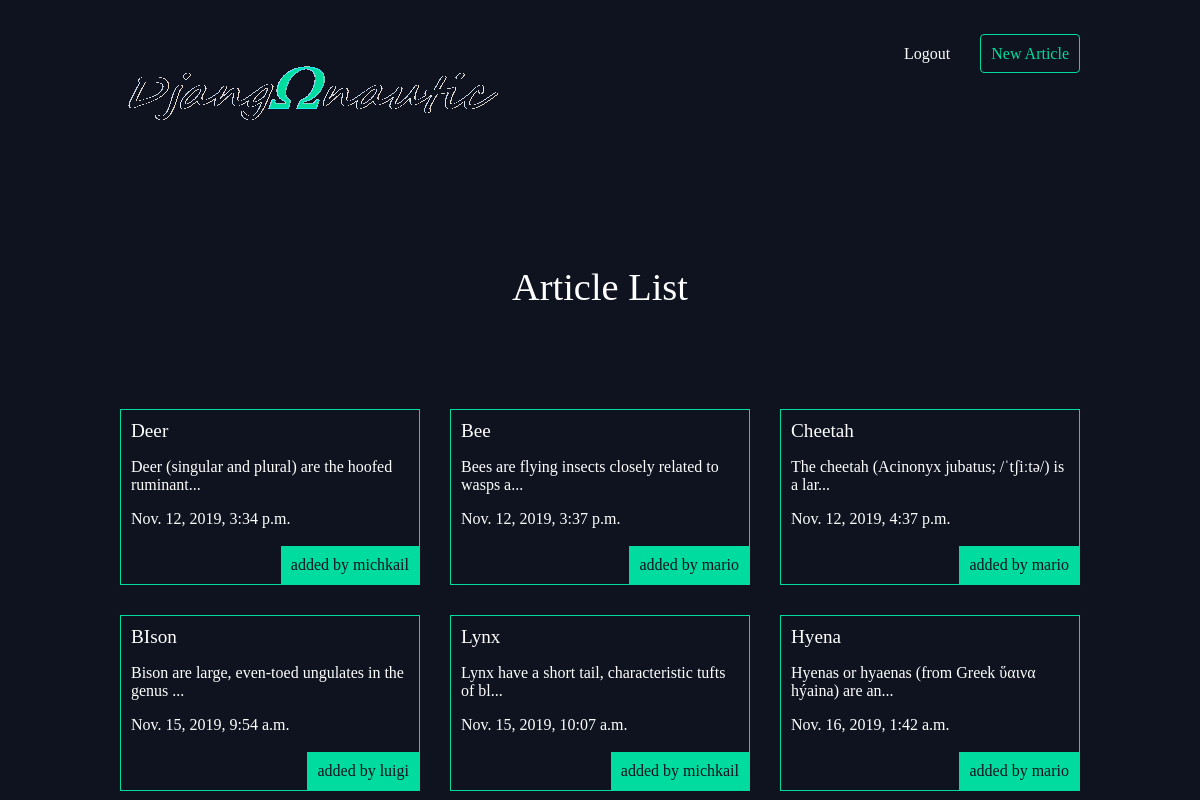
/articles/ (signed in), run on the app's committed database.
### articles/models.py (models this page shows, shortened)
class Article(models.Model):
    title = models.CharField(max_length=100)
    slug = models.SlugField()
    body = models.TextField()
    date = models.DateTimeField(auto_now_add=True)
    thumb = models.ImageField(default='default.png', blank=True)
    author = models.ForeignKey(User, default=None, on_delete=models.CASCADE)
    def snippet(self):
        return self.body[:50] + '...'

### articles/views.py (the view)
def article_list(request):
    articles = Article.objects.all().order_by('date');
    return render(request, 'articles/article_list.html', { 'articles': articles })

### articles/templates/articles/article_list.html
{% extends 'base_layout.html' %}
{% block content %}
  <h1>Article List</h1>
  <div class="articles">
    {% for article in articles %}
      <div class="article">
        <h2><a href="{% url 'articles:detail' slug=article.slug %}">{{ article.title }}</a></h2>
        <p>{{ article.snippet }}</p>
        <p>{{ article.date }}</p>
        <p class="author">added by {{ article.author.username }}</p>
      </div>
    {% endfor %}
  </div>
{% endblock %}

### assets/styles.css (style rules this page uses)
body { background-color: #0f121f; background-image: url(90445.jpg); background-repeat: no-repeat; color: #fff; }
body * { font-family: Ubuntu; }
h1, h2, h3, h4, h5 { font-weight: normal; margin: 0; }
a, a:hover, a:visited { color: #fff; text-decoration: none; }
div.wrapper h1 { text-align: center; margin: 100px auto; font-size: 2.4em; }
.articles { display: grid; grid-template-columns: 1fr 1fr 1fr; grid-gap: 30px; }
.article { padding: 10px; border: 1px solid #00dba0; position: relative; padding-bottom: 40px; }
.article h2 { font-size: 1.2em; }
.article .author { padding: 10px; background: #00dba0; position: absolute; right: 0; bottom: 0; margin: 0; color: #0f121f; }

### data on the page
Article: title "Deer", snippet "Deer (singular and plural) are the hoofed ruminant...", date "Nov. 12, 2019, 3:34 p.m.", author.username "michkail"
Article: title "Bee", snippet "Bees are flying insects closely related to wasps a...", date "Nov. 12, 2019, 3:37 p.m.", author.username "mario"
Article: title "Cheetah", snippet "The cheetah (Acinonyx jubatus; /ˈtʃiːtə/) is a lar...", date "Nov. 12, 2019, 4:37 p.m.", author.username "mario"
Article: title "BIson", snippet "Bison are large, even-toed ungulates in the genus ...", date "Nov. 15, 2019, 9:54 a.m.", author.username "luigi"
Article: title "Lynx", snippet "Lynx have a short tail, characteristic tufts of bl...", date "Nov. 15, 2019, 10:07 a.m.", author.username "michkail"
Article: title "Hyena", snippet "Hyenas or hyaenas (from Greek ὕαινα hýaina) are an...", date "Nov. 16, 2019, 1:42 a.m.", author.username "mario"
